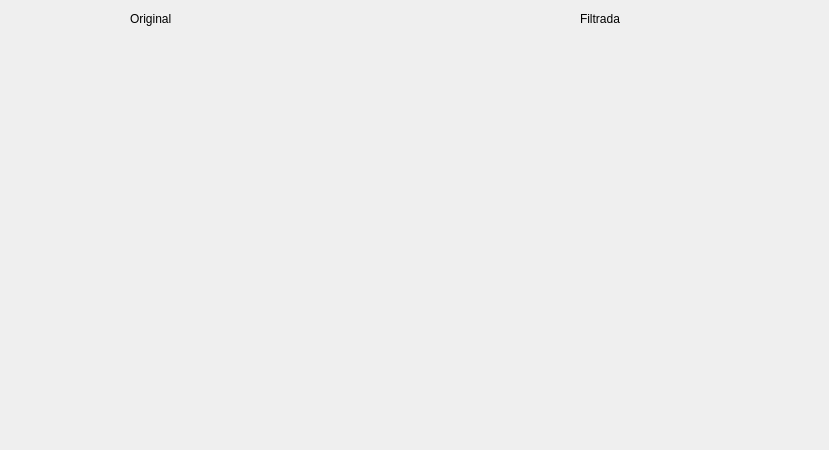
<?xml version="1.0" encoding="UTF-8"?>
<ui version="4.0">
 <class>SobelFilter</class>
 <widget class="QDialog" name="SobelFilter">
  <property name="geometry">
   <rect>
    <x>0</x>
    <y>0</y>
    <width>829</width>
    <height>450</height>
   </rect>
  </property>
  <property name="windowTitle">
   <string>Dialog</string>
  </property>
  <widget class="QLabel" name="label">
   <property name="geometry">
    <rect>
     <x>130</x>
     <y>10</y>
     <width>67</width>
     <height>17</height>
    </rect>
   </property>
   <property name="text">
    <string>Original</string>
   </property>
  </widget>
  <widget class="QLabel" name="label_2">
   <property name="geometry">
    <rect>
     <x>580</x>
     <y>10</y>
     <width>67</width>
     <height>17</height>
    </rect>
   </property>
   <property name="text">
    <string>Filtrada</string>
   </property>
  </widget>
  <widget class="QLabel" name="display_image_ori">
   <property name="geometry">
    <rect>
     <x>20</x>
     <y>40</y>
     <width>371</width>
     <height>391</height>
    </rect>
   </property>
   <property name="text">
    <string/>
   </property>
  </widget>
  <widget class="QLabel" name="display_image_fil">
   <property name="geometry">
    <rect>
     <x>440</x>
     <y>40</y>
     <width>371</width>
     <height>391</height>
    </rect>
   </property>
   <property name="text">
    <string/>
   </property>
  </widget>
 </widget>
 <resources/>
 <connections/>
</ui>
